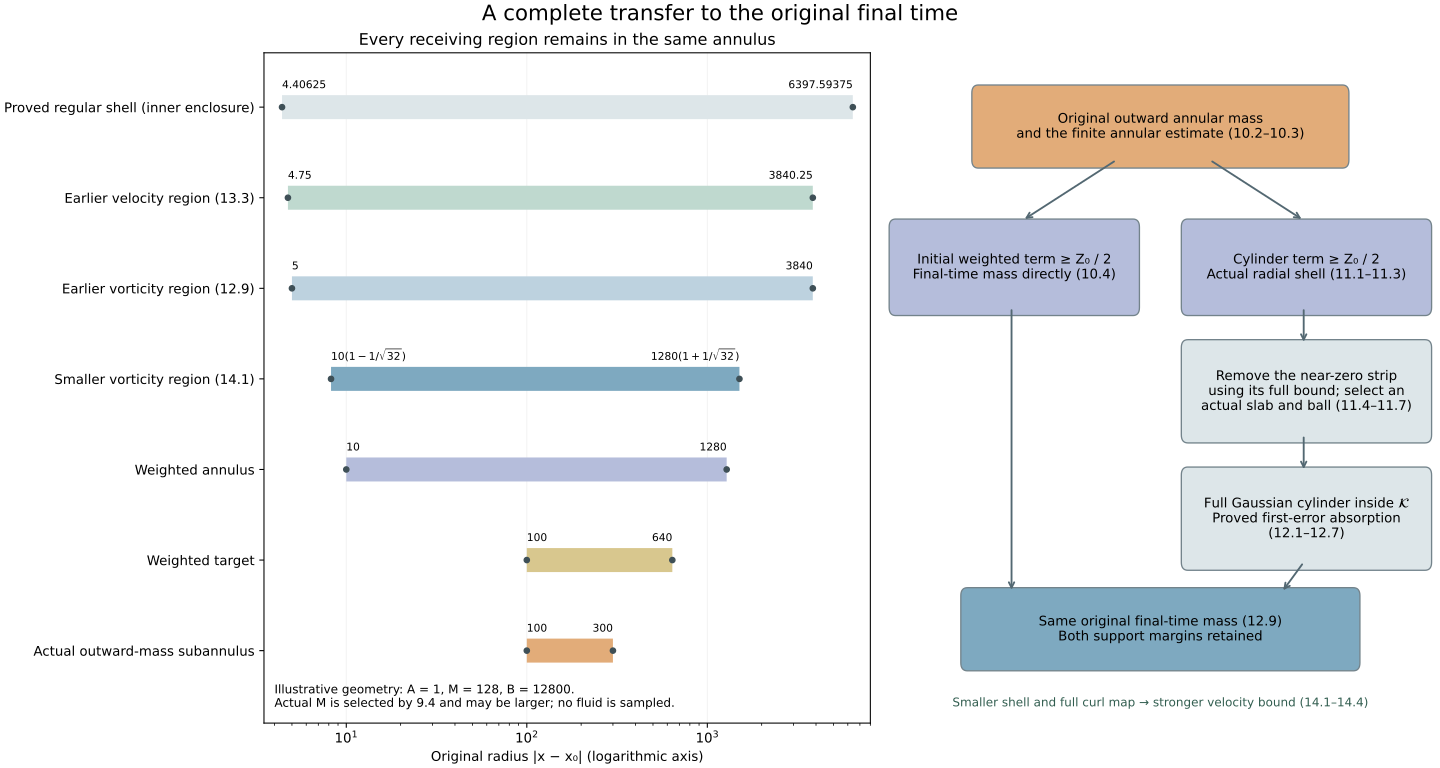

Write the Python code that produced this figure.
"""Original radial enclosures and both complete weighted transfer branches."""
from pathlib import Path
import matplotlib
matplotlib.use('Agg')
import matplotlib.pyplot as plt
import math
from matplotlib.patches import FancyBboxPatch
ROOT=Path(__file__).resolve().parent
plt.rcParams.update({'font.family':'DejaVu Sans','font.size':10})
fig,(ax,bx)=plt.subplots(1,2,figsize=(15,8),layout='constrained',
                       gridspec_kw={'width_ratios':[1.1,1]})
A=1;M=128;B=100*M*A
rows=[
 ('Proved regular shell (inner enclosure)',141*A/32,B/2-77*A/32,'#dde6e9'),
 ('Earlier velocity region (13.3)',19*A/4,3*B/10+A/4,'#bfd9cf'),
 ('Earlier vorticity region (12.9)',5*A,3*B/10,'#bdd2df'),
 ('Smaller vorticity region (14.1)',(1-1/math.sqrt(32))*10*A,(1+1/math.sqrt(32))*B/10,'#7ea9c0'),
 ('Weighted annulus',10*A,B/10,'#b5bddb'),
 ('Weighted target',100*A,B/20,'#d8c78e'),
 ('Actual outward-mass subannulus',100*A,300*A,'#e2ac79')]
for j,(label,lo,hi,color) in enumerate(rows):
 y=6-j
 ax.plot([lo,hi],[y,y],color=color,lw=18,solid_capstyle='butt')
 ax.scatter([lo,hi],[y,y],color='#3e4f56',s=16,zorder=4)
 left=r'$10(1-1/\sqrt{32})$' if j==3 else f'{lo:.8f}'.rstrip('0').rstrip('.')
 right=r'$1280(1+1/\sqrt{32})$' if j==3 else f'{hi:.8f}'.rstrip('0').rstrip('.')
 ax.text(lo,y+.21,left,fontsize=8,ha='left')
 ax.text(hi,y+.21,right,fontsize=8,ha='right')
ax.set_xscale('log')
ax.set_yticks(list(range(6,-1,-1)),[r[0] for r in rows])
ax.set(xlim=(3.5,8000),ylim=(-.8,6.6),xlabel='Original radius |x − x₀| (logarithmic axis)',
       title='Every receiving region remains in the same annulus')
ax.grid(axis='x',alpha=.15)
ax.text(4,-.62,'Illustrative geometry: A = 1, M = 128, B = 12800.\nActual M is selected by 9.4 and may be larger; no fluid is sampled.',fontsize=9)
bx.set(xlim=(0,1),ylim=(0,1));bx.axis('off')
def box(x,y,w,h,label,color):
 bx.add_patch(FancyBboxPatch((x,y),w,h,boxstyle='round,pad=0.012',
               fc=color,ec='#73838b',lw=1))
 bx.text(x+w/2,y+h/2,label,ha='center',va='center',fontsize=10)
def arrow(x1,y1,x2,y2):
 bx.annotate('',xy=(x2,y2),xytext=(x1,y1),
    arrowprops=dict(arrowstyle='->',color='#536872',lw=1.4))
box(.17,.84,.66,.10,'Original outward annular mass\nand the finite annular estimate (10.2–10.3)','#e2ac79')
box(.02,.62,.43,.12,'Initial weighted term ≥ Z₀ / 2\nFinal-time mass directly (10.4)','#b5bddb')
box(.55,.62,.43,.12,'Cylinder term ≥ Z₀ / 2\nActual radial shell (11.1–11.3)','#b5bddb')
arrow(.42,.84,.25,.75);arrow(.59,.84,.76,.75)
box(.55,.43,.43,.13,'Remove the near-zero strip\nusing its full bound; select an\nactual slab and ball (11.4–11.7)','#dde6e9')
arrow(.76,.62,.76,.565)
box(.55,.24,.43,.13,'Full Gaussian cylinder inside '+r'$\mathcal{K}$'+'\nProved first-error absorption\n(12.1–12.7)','#dde6e9')
arrow(.76,.43,.76,.375)
box(.15,.09,.70,.10,'Same original final-time mass (12.9)\nBoth support margins retained','#7ea9c0')
arrow(.23,.62,.23,.195);arrow(.76,.24,.72,.195)
bx.text(.5,.025,'Smaller shell and full curl map → stronger velocity bound (14.1–14.4)',
        ha='center',fontsize=9,color='#315d4f')
fig.suptitle('A complete transfer to the original final time',fontsize=16)
fig.savefig(ROOT/'final-time-annular-transfer.png',dpi=170)
fig.savefig(ROOT/'final-time-annular-transfer.svg')
print('Saved original receiving regions and both complete transfer branches.')
